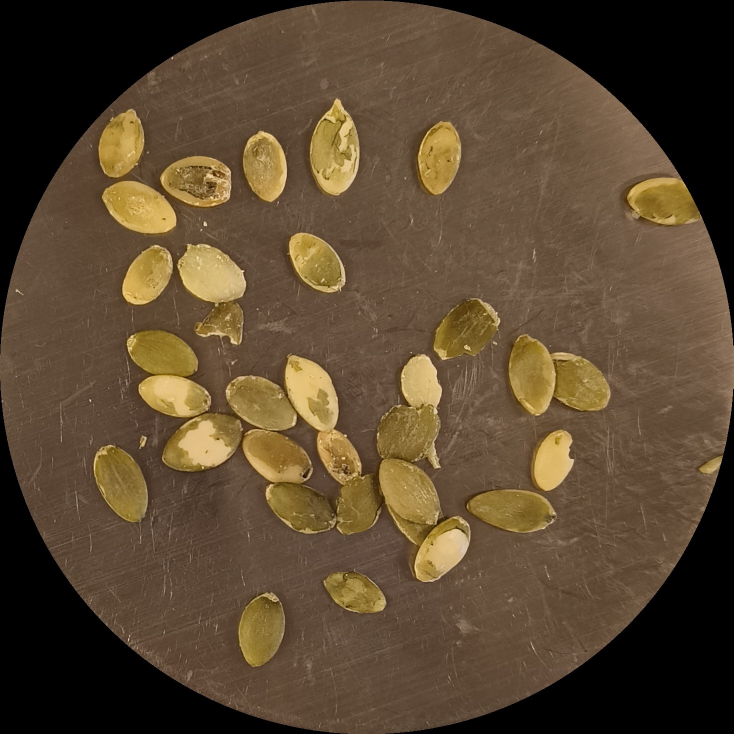
#> input picture dados/photos/val/pumpkin_0004.jpg, 1467 x 1468 px (shown at 1/2 size)
$ python experimento.py
#> lines starting #> are read from the running program, lines starting #| are printed output that depends on the picture; after the words box and inside, x2 and y2 are one past the last pixel; in counts of white or black regions, pixels touching at a corner belong together
#> in verificar_rotulagem, imagem is the input picture: shape (1468, 1467, 3); mean B, G, R 48.3, 71, 89.6
### inspecao_sementes.py
from collections import deque
from pathlib import Path
import argparse
import csv
import time
import cv2
import numpy as np

PASTA_BASE = Path(__file__).resolve().parent

PARAMETROS = {
    "lado_trabalho": 1000,
    "kernel_suavizacao": (5, 5),
    "matiz_min": 18,
    "matiz_max": 40,
    "saturacao_min": 60,
    "valor_min": 60,
    "limiar_cinza_fundo": 20,
    "kernel_morfologia": 5,
    "preencher_buracos": False,
    "fracao_distancia": 0.6,
    "referencia_nucleo": "componente",
    "area_min_fracao_mediana": 0.25,
    "area_min_absoluta": 40,
}

CAMPOS_MEDICOES = [
    "imagem", "id", "x", "y", "largura", "altura", "area_px",
    "razao_aspecto", "comprimento_eixo", "largura_eixo", "alongamento",
    "centro_x", "centro_y",
]


def rotular_componentes(binaria, conectividade=8):
    if conectividade == 4:
        passos = [(-1, 0), (1, 0), (0, -1), (0, 1)]
    elif conectividade == 8:
        passos = [(-1, -1), (-1, 0), (-1, 1), (0, -1),
                  (0, 1), (1, -1), (1, 0), (1, 1)]
    else:
        raise ValueError("A conectividade deve ser 4 ou 8.")

    altura, largura = binaria.shape
    largura_borda = largura + 2
    deslocamentos = [dy * largura_borda + dx for dy, dx in passos]

    frente = np.pad(binaria > 0, 1)
    pendentes = frente.ravel().tolist()
    rotulos = [0] * len(pendentes)
    total = 0

    for inicio in np.flatnonzero(frente).tolist():
        if not pendentes[inicio]:
            continue
        total += 1
        pendentes[inicio] = False
        rotulos[inicio] = total
        fila = deque([inicio])
        while fila:
            atual = fila.popleft()
            for deslocamento in deslocamentos:
                vizinho = atual + deslocamento
                if pendentes[vizinho]:
                    pendentes[vizinho] = False
                    rotulos[vizinho] = total
                    fila.append(vizinho)

    matriz = np.array(rotulos, dtype=np.int32).reshape(altura + 2, largura_borda)
    return total, matriz[1:-1, 1:-1]


def redimensionar(imagem, lado):
#> called with lado = 1000
    escala = lado / max(imagem.shape[:2])
#> escala = 0.681
    if escala >= 1:
        return imagem.copy(), 1.0
    reduzida = cv2.resize(imagem, None, fx=escala, fy=escala,
                          interpolation=cv2.INTER_AREA)
    return reduzida, escala


# [5 lines left out: function preencher_buracos, not called in this run]


def segmentar(imagem, metodo, p):
#> called with metodo = 'matiz'
    suave = cv2.GaussianBlur(imagem, p["kernel_suavizacao"], 0)

    if metodo == "cinza":
        cinza = cv2.cvtColor(suave, cv2.COLOR_BGR2GRAY)
        validos = cinza[cinza > p["limiar_cinza_fundo"]].reshape(-1, 1)
        limiar, _ = cv2.threshold(validos, 0, 255,
                                  cv2.THRESH_BINARY + cv2.THRESH_OTSU)
        _, mascara = cv2.threshold(cinza, limiar, 255, cv2.THRESH_BINARY)
    elif metodo == "matiz":
        hsv = cv2.cvtColor(suave, cv2.COLOR_BGR2HSV)
#> hsv: shape (1000, 999, 3); mean H, S, V 13.3, 93.1, 89.6
        mascara = cv2.inRange(
            hsv,
            (p["matiz_min"], p["saturacao_min"], p["valor_min"]),
            (p["matiz_max"], 255, 255),
        )
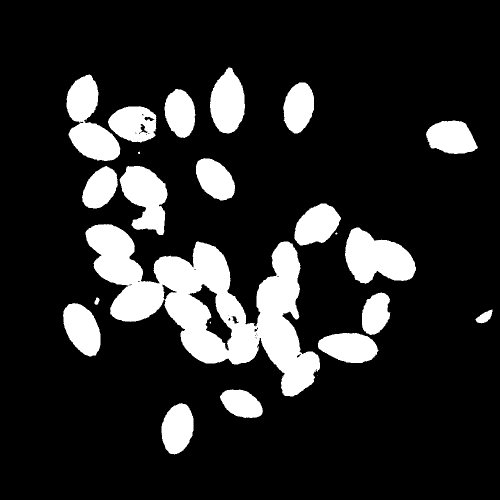
#> mascara: shape (1000, 999) (shown at 1/2 size); 15.7% white; 25 white regions (6 under 20 px), largest, box (x1, y1, x2, y2) and area: (171, 448, 640, 793) 63957, (690, 455, 832, 568) 10468, (133, 149, 241, 322) 10123
    else:
        raise ValueError("Segmentação deve ser 'cinza' ou 'matiz'.")

    tamanho = p["kernel_morfologia"]
    kernel = cv2.getStructuringElement(cv2.MORPH_ELLIPSE, (tamanho, tamanho))
    mascara = cv2.morphologyEx(mascara, cv2.MORPH_OPEN, kernel)
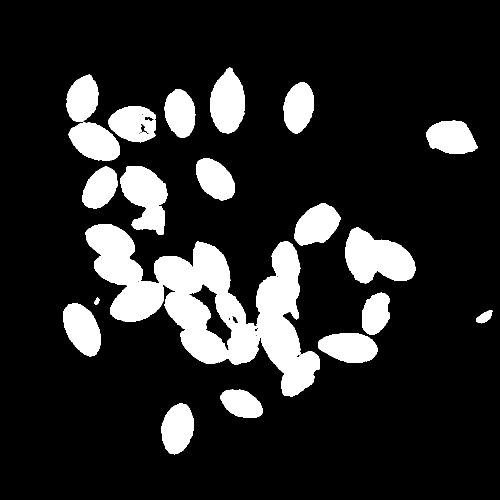
#> mascara: shape (1000, 999) (shown at 1/2 size); 15.7% white; 20 white regions, largest, box (x1, y1, x2, y2) and area: (171, 448, 640, 793) 63804, (690, 455, 832, 567) 10456, (240, 332, 335, 470) 8263
    mascara = cv2.morphologyEx(mascara, cv2.MORPH_CLOSE, kernel)
#> mascara: shape (1000, 999); 15.7% white; 19 white regions, largest, box (x1, y1, x2, y2) and area: (171, 448, 640, 793) 64117, (690, 455, 832, 567) 10464, (133, 149, 240, 322) 10114
    if p["preencher_buracos"]:
        mascara = preencher_buracos(mascara)
    return mascara


# [118 lines left out: functions separar_sementes, medir_regioes, processar_imagem, desenhar, not called in this run]


def salvar(caminho, imagem):
    if not cv2.imwrite(str(caminho), imagem):
        raise OSError(f"Falha ao salvar: {caminho}")


def listar_imagens(pasta):
    return sorted(c for c in Path(pasta).iterdir()
                  if c.suffix.lower() in (".jpg", ".jpeg", ".png"))


# [68 lines left out: function main, not called in this run]


# [2 lines that do not run on import are left out]

### experimento.py
from itertools import product
from pathlib import Path
import csv
import json
import time
import cv2
import numpy as np
from inspecao_sementes import (
    PASTA_BASE, PARAMETROS, processar_imagem, rotular_componentes,
    redimensionar, segmentar, salvar, listar_imagens,
)

PASTA_DADOS = PASTA_BASE / "dados"
PASTA_SAIDA = PASTA_BASE / "resultados" / "experimento"
CATEGORIA_ABOBORA = 3
LIMIAR_IOU = 0.5

GRADE_AJUSTE = {
    "matiz_min": [17, 18, 19],
    "fracao_distancia": [0.5, 0.6, 0.7],
}

CONFIGURACOES = [
    {"nome": f"{seg}_c{con}_{'sep' if sep else 'simples'}",
     "segmentacao": seg, "conectividade": con, "separacao": sep}
    for seg, sep, con in product(["cinza", "matiz"], [False, True], [4, 8])
]


def carregar_referencias(split):
    with open(PASTA_DADOS / "annotations" / f"{split}_photos.json", encoding="utf-8") as arquivo:
        coco = json.load(arquivo)
    nomes = {img["id"]: img["file_name"] for img in coco["images"]
             if img["file_name"].startswith("pumpkin")}
    referencias = {nome: [] for nome in nomes.values()}
    for anotacao in coco["annotations"]:
        if anotacao["image_id"] in nomes and anotacao["category_id"] == CATEGORIA_ABOBORA:
            referencias[nomes[anotacao["image_id"]]].append(anotacao["bbox"])
    return referencias


# [25 lines left out: functions iou, comparar, not called in this run]


def avaliar(split, configuracao, p, pasta_comparacao=None):
    referencias = carregar_referencias(split)
    linhas = []
    for caminho in listar_imagens(PASTA_DADOS / "photos" / split):
        imagem = cv2.imread(str(caminho))
        if imagem is None:
            raise FileNotFoundError(f"Não foi possível abrir a imagem: {caminho}")

        resultado = processar_imagem(imagem, configuracao["segmentacao"],
                                     configuracao["conectividade"],
                                     configuracao["separacao"], p)
        objetos = resultado["objetos"]
        previstas = [[o["x"], o["y"], o["largura"], o["altura"]] for o in objetos]
        gt = referencias[caminho.name]
        pares = comparar(previstas, gt)

        tp = len(pares)
        erro_largura = [abs(previstas[i][2] - gt[j][2]) / gt[j][2] for i, j, _ in pares]
        erro_altura = [abs(previstas[i][3] - gt[j][3]) / gt[j][3] for i, j, _ in pares]
        linhas.append({
            "configuracao": configuracao["nome"],
            "split": split,
            "imagem": caminho.name,
            "n_referencia": len(gt),
            "n_previsto": len(previstas),
            "vp": tp,
            "fp": len(previstas) - tp,
            "fn": len(gt) - tp,
            "precisao": tp / len(previstas) if previstas else 0.0,
            "recall": tp / len(gt) if gt else 0.0,
            "f1": 2 * tp / (len(previstas) + len(gt)) if (previstas or gt) else 1.0,
            "erro_contagem": len(previstas) - len(gt),
            "iou_medio": float(np.mean([v for _, _, v in pares])) if pares else 0.0,
            "erro_largura_rel": float(np.mean(erro_largura)) if pares else 0.0,
            "erro_altura_rel": float(np.mean(erro_altura)) if pares else 0.0,
            "tempo_segmentacao_ms": resultado["tempo_segmentacao_ms"],
            "tempo_rotulagem_ms": resultado["tempo_rotulagem_ms"],
            "tempo_total_ms": resultado["tempo_total_ms"],
        })

        if pasta_comparacao is not None:
            saida = imagem.copy()
            espessura = max(2, max(imagem.shape[:2]) // 500)
            for x, y, w, h in gt:
                cv2.rectangle(saida, (int(x), int(y)), (int(x + w), int(y + h)),
                              (255, 0, 0), espessura)
            casadas = {i for i, _, _ in pares}
            for indice, (x, y, w, h) in enumerate(previstas):
                cor = (0, 255, 0) if indice in casadas else (0, 0, 255)
                cv2.rectangle(saida, (int(x), int(y)), (int(x + w), int(y + h)),
                              cor, espessura)
            salvar(pasta_comparacao / caminho.name, saida)
    return linhas


# [23 lines left out: function resumir, not called in this run]


def verificar_rotulagem(split, p):
    linhas = []
    for caminho in listar_imagens(PASTA_DADOS / "photos" / split):
        imagem = cv2.imread(str(caminho))
        reduzida, _ = redimensionar(imagem, p["lado_trabalho"])
        mascara = segmentar(reduzida, "matiz", p)
        for conectividade in (4, 8):
            inicio = time.perf_counter()
            total, rotulos = rotular_componentes(mascara, conectividade)
            tempo_proprio = (time.perf_counter() - inicio) * 1000

            inicio = time.perf_counter()
            total_cv, rotulos_cv = cv2.connectedComponents(mascara, connectivity=conectividade)
            tempo_opencv = (time.perf_counter() - inicio) * 1000

            areas = np.sort(np.bincount(rotulos.ravel())[1:])
            areas_cv = np.sort(np.bincount(rotulos_cv.ravel())[1:])
            linhas.append({
                "imagem": caminho.name,
                "conectividade": conectividade,
                "componentes_proprio": total,
                "componentes_opencv": total_cv - 1,
                "areas_identicas": bool(np.array_equal(areas, areas_cv)),
                "tempo_proprio_ms": tempo_proprio,
                "tempo_opencv_ms": tempo_opencv,
            })
#> this loop made 2 passes
#> pass 1, in rotular_componentes, `frente = np.pad(binaria > 0, 1)`:
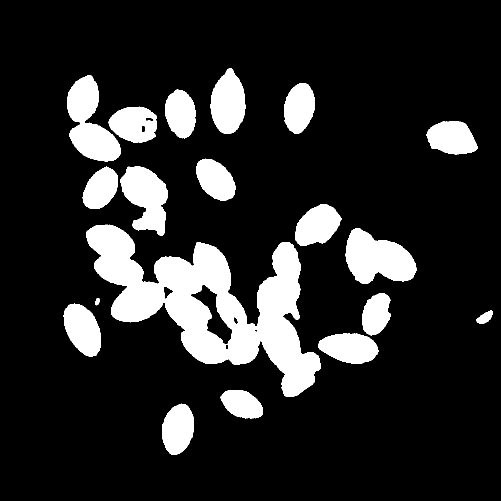
#> frente: shape (1002, 1001) bool (shown at 1/2 size); 15.7% white; 19 white regions, largest, box (x1, y1, x2, y2) and area: (172, 449, 641, 794) 64117, (691, 456, 833, 568) 10464, (134, 150, 241, 323) 10114
#> pass 1, in rotular_componentes, `matriz = np.array(rotulos, dtype=np.int32).reshape(altura + 2, largura..`:
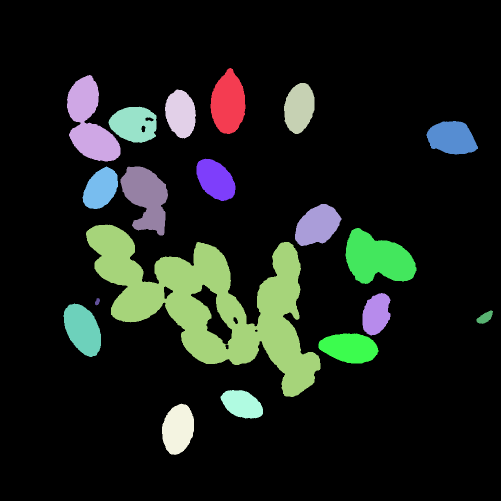
#> matriz: shape (1002, 1001) int32 (shown at 1/2 size); 20 distinct labels, from 0 to 19; one colour per label, 0 black
#> pass 1, in verificar_rotulagem, `total, rotulos = rotular_componentes(mascara, conectividade)`:
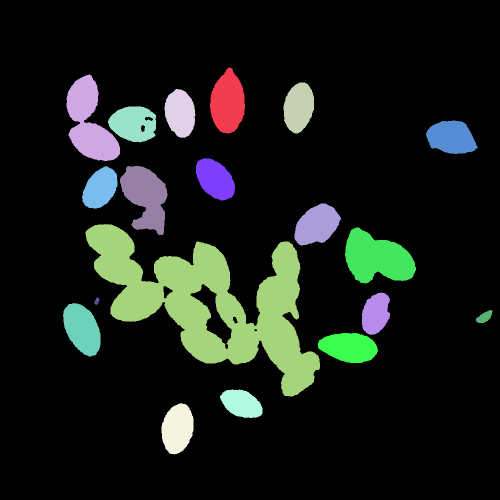
#> rotulos: shape (1000, 999) int32 (shown at 1/2 size); 20 distinct labels, from 0 to 19; one colour per label, 0 black
#> after the loop, linhas = 2 items
    return linhas


def salvar_csv(caminho, linhas):
    with open(caminho, "w", newline="", encoding="utf-8") as arquivo:
        escritor = csv.DictWriter(arquivo, fieldnames=list(linhas[0].keys()))
        escritor.writeheader()
        for linha in linhas:
            escritor.writerow({k: round(v, 4) if isinstance(v, float) else v
                               for k, v in linha.items()})


# [8 lines left out: function tabela_markdown, not called in this run]


def main():
    PASTA_SAIDA.mkdir(parents=True, exist_ok=True)
    relatorio = ["# Resultados da investigação experimental\n"]

    print("1) Verificando a rotulagem própria contra cv2.connectedComponents (validação)...")
    verificacao = verificar_rotulagem("val", PARAMETROS)
#> verificacao = 2 items
    salvar_csv(PASTA_SAIDA / "verificacao_rotulagem.csv", verificacao)
#> the loop in salvar_csv, `for linha in linhas:` made 2 passes
    for conectividade in (4, 8):
        grupo = [l for l in verificacao if l["conectividade"] == conectividade]
        iguais = sum(l["areas_identicas"] for l in grupo)
        relatorio.append(
            f"- Conectividade {conectividade}: {iguais}/{len(grupo)} imagens idênticas ao OpenCV; "
            f"tempo médio próprio {np.mean([l['tempo_proprio_ms'] for l in grupo]):.1f} ms, "
            f"OpenCV {np.mean([l['tempo_opencv_ms'] for l in grupo]):.2f} ms\n")
#> this loop made 2 passes
#> iguais on passes 1 to 2: 1, 1
#> after the loop, relatorio = 3 items
    print("".join(relatorio[1:]))
#| - Conectividade 4: 1/1 imagens idênticas ao OpenCV; tempo médio próprio 517.0 ms, OpenCV 8.03 ms
#| - Conectividade 8: 1/1 imagens idênticas ao OpenCV; tempo médio próprio 316.5 ms, OpenCV 6.13 ms

    print("2) Ajuste de parâmetros somente na validação...")
    referencia_ajuste = {"nome": "matiz_c8_sep", "segmentacao": "matiz",
                         "conectividade": 8, "separacao": True}
    ajuste = []
    for valores in product(*GRADE_AJUSTE.values()):
        p = dict(PARAMETROS, **dict(zip(GRADE_AJUSTE.keys(), valores)))
        resumo = resumir(avaliar("val", referencia_ajuste, p))
        ajuste.append(dict(zip(GRADE_AJUSTE.keys(), valores), **{
            k: resumo[k] for k in ("precisao", "recall", "f1", "mae_contagem")}))
        print(f"   {dict(zip(GRADE_AJUSTE.keys(), valores))} -> F1 {resumo['f1']:.3f}")
    salvar_csv(PASTA_SAIDA / "ajuste_validacao.csv", ajuste)
    melhor = max(ajuste, key=lambda l: l["f1"])
    parametros = dict(PARAMETROS, **{k: melhor[k] for k in GRADE_AJUSTE})
    relatorio.append("\n## Ajuste na validação\n\n")
    relatorio.append(tabela_markdown(ajuste, list(ajuste[0].keys())))
    relatorio.append(f"\nEscolhido: {', '.join(f'{k}={melhor[k]}' for k in GRADE_AJUSTE)}\n")

    print("3) Comparação das configurações na validação...")
    resumo_val, por_imagem = [], []
    for configuracao in CONFIGURACOES:
        linhas = avaliar("val", configuracao, parametros)
        por_imagem += linhas
        resumo_val.append(resumir(linhas))
        print(f"   {configuracao['nome']}: F1 {resumo_val[-1]['f1']:.3f}")
    escolhida = max(resumo_val, key=lambda l: l["f1"])["configuracao"]

    print(f"4) Avaliação final no teste (configuração escolhida na validação: {escolhida})...")
    resumo_teste = []
    for configuracao in CONFIGURACOES:
        pasta = None
        if configuracao["nome"] == escolhida:
            pasta = PASTA_SAIDA / "comparacao_teste"
            pasta.mkdir(exist_ok=True)
        linhas = avaliar("test", configuracao, parametros, pasta)
        por_imagem += linhas
        resumo_teste.append(resumir(linhas))
        print(f"   {configuracao['nome']}: F1 {resumo_teste[-1]['f1']:.3f}")

    salvar_csv(PASTA_SAIDA / "avaliacao_por_imagem.csv", por_imagem)
    salvar_csv(PASTA_SAIDA / "avaliacao_resumo.csv", resumo_val + resumo_teste)

    campos = ["configuracao", "n_referencia", "n_previsto", "precisao", "recall", "f1",
              "mae_contagem", "erro_contagem_rel", "iou_medio", "tempo_rotulagem_ms",
              "tempo_total_ms"]
    relatorio.append("\n## Validação\n\n" + tabela_markdown(resumo_val, campos))
    relatorio.append(f"\nConfiguração escolhida pela validação: **{escolhida}**\n")
    relatorio.append("\n## Teste (avaliação final)\n\n" + tabela_markdown(resumo_teste, campos))
    relatorio.append("\n## Erro de medição no teste (pares casados)\n\n" + tabela_markdown(
        resumo_teste, ["configuracao", "iou_medio", "erro_largura_rel", "erro_altura_rel"]))
    detalhe = [l for l in por_imagem if l["split"] == "test" and l["configuracao"] == escolhida]
    relatorio.append(f"\n## Teste por imagem ({escolhida})\n\n" + tabela_markdown(
        detalhe, ["imagem", "n_referencia", "n_previsto", "vp", "fp", "fn", "f1",
                  "erro_contagem", "tempo_total_ms"]))

    with open(PASTA_SAIDA / "resultados.md", "w", encoding="utf-8") as arquivo:
        arquivo.write("".join(relatorio))
    print(f"Resultados salvos em {PASTA_SAIDA}")


if __name__ == "__main__":
#> (the run stopped early here; a loop or call above may not have finished)
